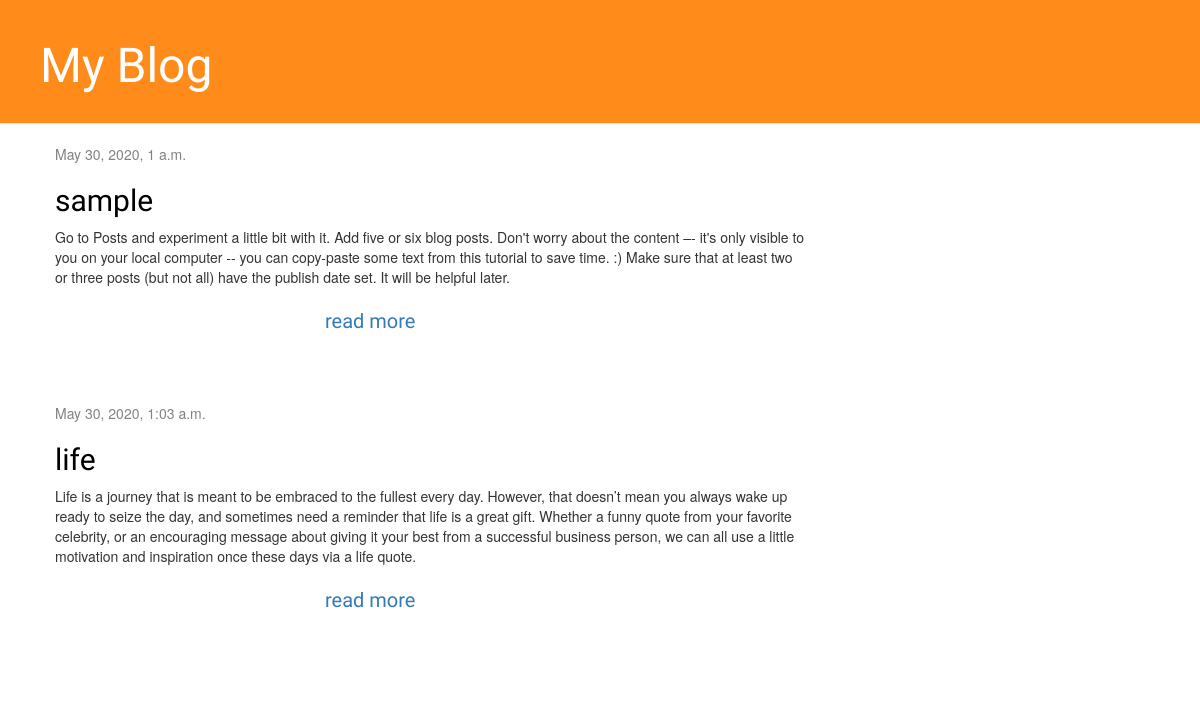
The app's page /, older data.
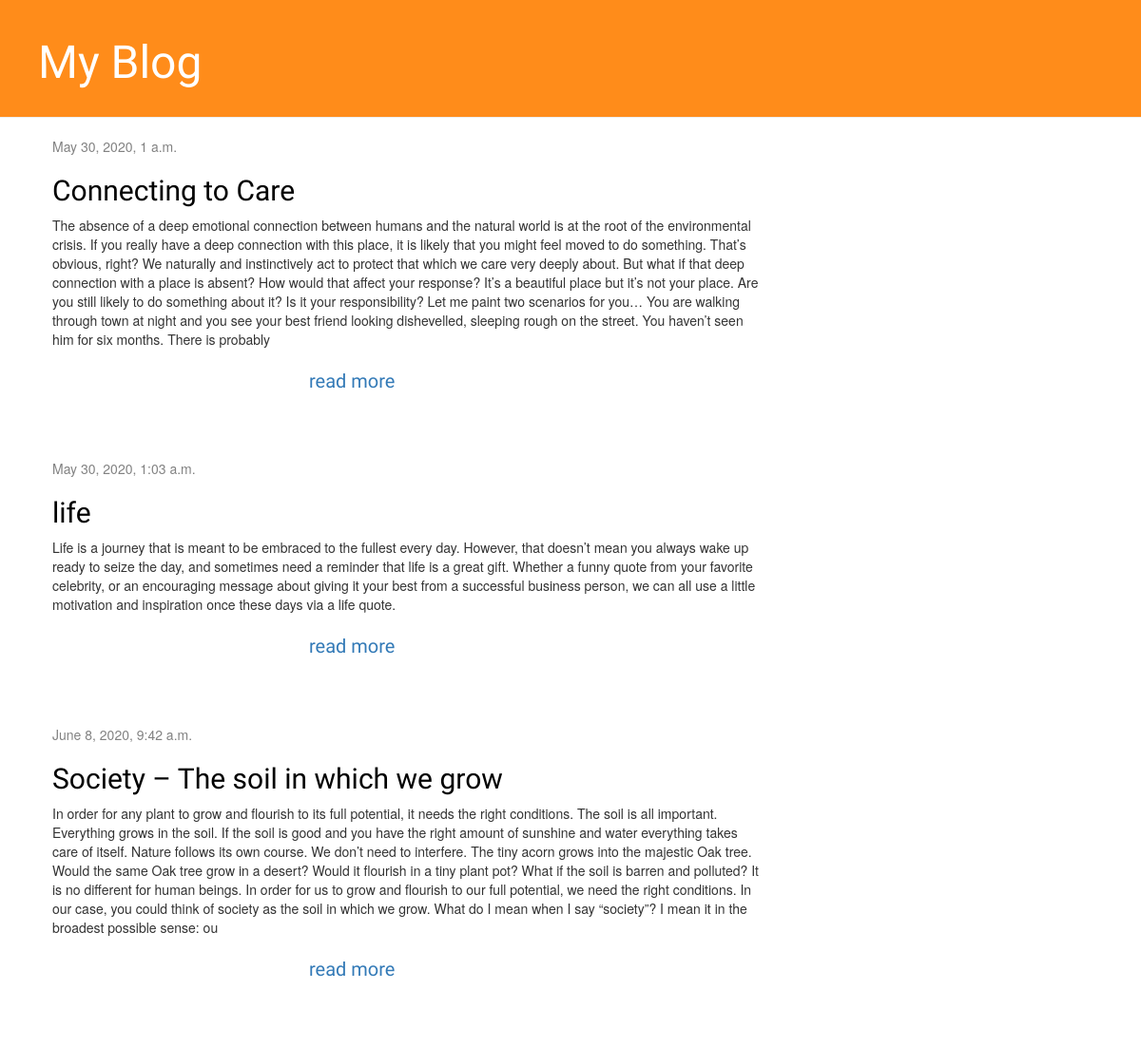
The same page, newer data.
### blog/models.py (models this page shows, shortened)
class Post(models.Model):
    author = models.ForeignKey(settings.AUTH_USER_MODEL, on_delete=models.CASCADE)
    title = models.CharField(max_length=200)
    text = models.TextField()
    created_date = models.DateTimeField(default=timezone.now)
    published_date = models.DateTimeField(blank=True, null=True)

### blog/views.py (the view)
# urls.py: path('', views.post_list, name='post_list'),
def post_list(request):
    posts = Post.objects.filter(published_date__lte=timezone.now()).order_by('published_date')
    return render(request, 'blog/post_list.html', {'posts': posts})

### blog/templates/blog/post_list.html
{% extends 'blog/base.html' %}
{% block content %}
    {% for post in posts %}
        <div class="post">
            <div class="date">
                {{ post.published_date }}
            </div>
            <h2><a href="{% url 'post_detail' pk=post.pk %}">{{ post.title }}</a></h2>
            <p>{{post.text|slice:":777"}}</p>
            <h3><a href="{% url 'post_detail' pk=post.pk %}">read more</a></h3>
        </div>
    {% endfor %}
{% endblock %}

### blog/templates/blog/base.html (shortened to what this page needs)
{% load static %}
<!DOCTYPE html>
<html>
<head>
	<link rel="stylesheet" href="//maxcdn.bootstrapcdn.com/bootstrap/3.2.0/css/bootstrap.min.css">
<link rel="stylesheet" href="//maxcdn.bootstrapcdn.com/bootstrap/3.2.0/css/bootstrap-theme.min.css">
<link rel="stylesheet" href="{% static 'css/blog.css' %}">
</head>
<body>
    <div class="page-header">
        <h1><a href="/">My Blog</a></h1>
    </div>
    <div class="content container">
        <div class="row">
            <div class="col-md-8">
            {% block content %}
            {% endblock %}
            </div>
        </div>
    </div>
</body>
</body>
</html>

### blog/static/css/blog.css (style rules this page uses)
.page-header { background-color: #ff8c1a; margin-top: 0; padding: 20px 20px 20px 40px; }
.page-header h1, .page-header h1 a, .page-header h1 a:visited, .page-header h1 a:active { color: #ffffff; font-size: 36pt; text-decoration: none; }
.content { margin-left: 40px; }
h1, h2, h3, h4 { font-family: 'Lobster', cursive; }
.date { color: #828282; }
.post { margin-bottom: 70px; }
.post h2 a, .post h2 a:visited { color: #000000; }
.content h3 a { margin-left:270px; font-size: 20px; }

Row changes from the older to the newer data that the page shows:
changed Post: title "sample" → "Connecting to Care"; text "Go to Posts and experiment a little bit with it. Add five or six blog posts. Don't worry about the content –- it's only visible to you on your local computer -- you can copy-paste some text from this tutorial to save time. :) Make sure that at least two or three posts (but not all) have the publish date set. It will be helpful later." → "The absence of a deep emotional connection between humans and the natural world is at the root of the environmental crisis. If you really have a deep connection with this place, it is likely that you might feel moved to do something. That’s obvious, right? We naturally and instinctively act to protect that which we care very deeply about. But what if that deep connection with a place is absent? How would that affect your response? It’s a beautiful place but it’s not your place. Are you still likely to do something about it? Is it your responsibility? Let me paint two scenarios for you… You are walking through town at night and you see your best friend looking dishevelled, sleeping rough on…"
now on this page (row edited): Post: published_date "June 8, 2020, 9:42 a.m.", title "Society – The soil in which we grow", text "In order for any plant to grow and flourish to its full potential, it needs the right conditions. The soil is all important. Everything grows in the soil. If the soil is good and you have the right amount of sunshine and water everything takes care of itself. Nature follows its own course. We don’t need to interfere. The tiny acorn grows into the majestic Oak tree. Would the same Oak tree grow in a desert? Would it flourish in a tiny plant pot? What if the soil is barren and polluted? It is no different for human beings. In order for us to grow and flourish to our full potential, we need the right conditions. In our case, you could think of society as the soil in which we grow. What do I…"
